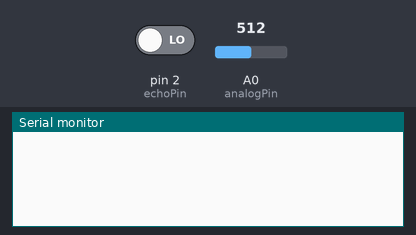
Bench run of a sketch on a simulated Arduino Uno, built with avr-gcc and run on an emulated ATmega328P. Shown: the last lines printed to the serial monitor. The inputs (shaded band) are chosen by the test bench; at power-on: A0 (analogPin) = 512, pin 2 (echoPin) LOW.

Above: at 1.2 s.
1.3 s: A0 (analogPin) set to 716
At 2.5 s:
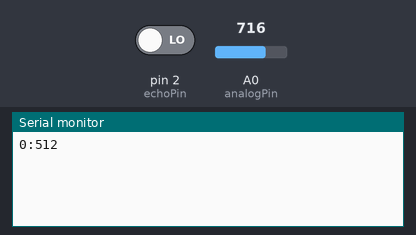
4.3 s: A0 (analogPin) set to 900
At 4.3 s:
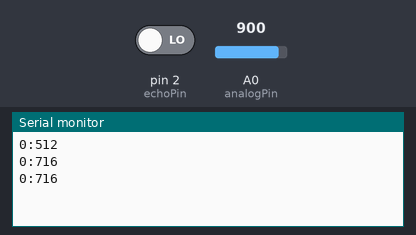
Timing chart, 0 to 7.3 s (numbered marks = the images above; inputs shaded):
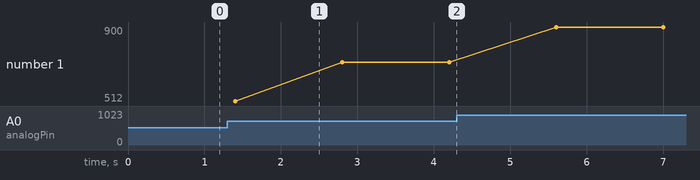

The sketch:

Arduino.ino
```cpp
//Piny sensor 1
int echoPin = 2;
int trigPin = 3;
String pomiar = "1";
//Piny sensor 2
int analogPin = 0;


void setup() {
  pinMode(echoPin, INPUT);
  pinMode(trigPin, OUTPUT);
  Serial.begin(9600);
}

void loop() {
  if (Serial.available()>0)
    pomiar = Serial.read();
  if (pomiar == "1"){
  digitalWrite(trigPin, HIGH);
  delay(200);
  digitalWrite(trigPin, LOW);
  int odleglosc = pulseIn(echoPin, HIGH);
  int temperatura = analogRead(analogPin);
  delay(200);
  Serial.print(odleglosc);
  Serial.print(":");
  Serial.println(temperatura);
  }
}
```

Measured:
- plotted number 1: 716 → 900 after the input at 4.3 s
